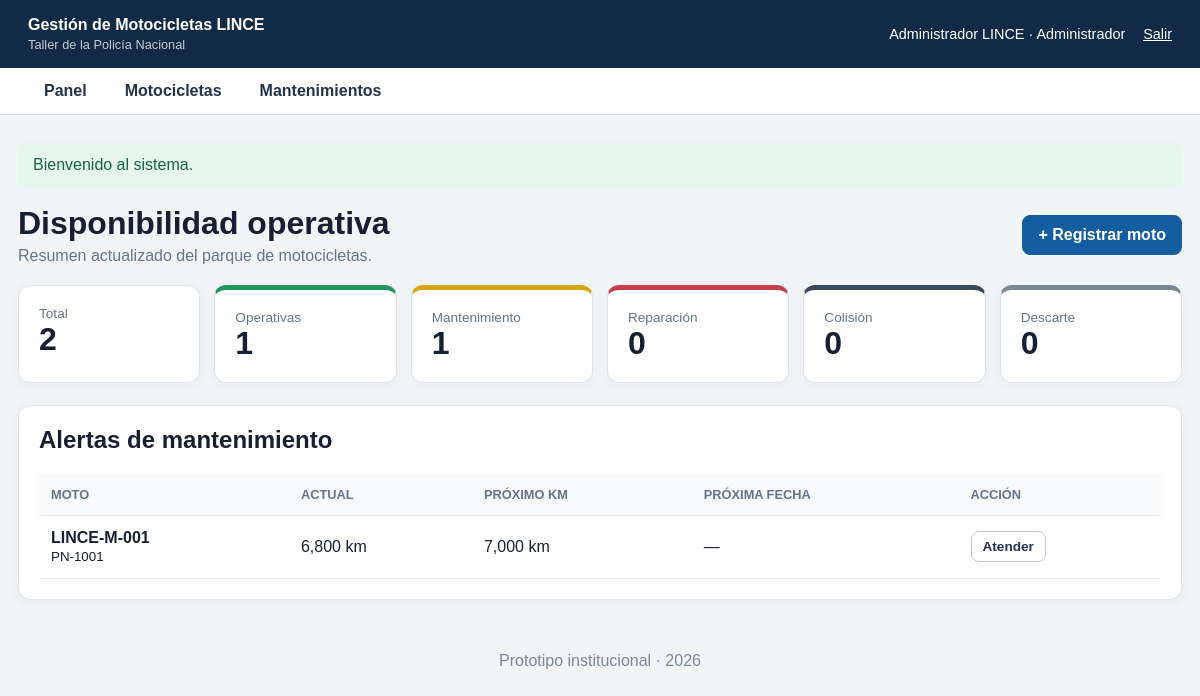
/dashboard (signed in), run on the app's committed database.
### tables this page shows
CREATE TABLE mantenimientos (
    id INT UNSIGNED AUTO_INCREMENT PRIMARY KEY,
    moto_id INT UNSIGNED NOT NULL,
    fecha DATE NOT NULL,
    kilometraje INT UNSIGNED NOT NULL,
    tipo ENUM('Preventivo','Correctivo','Reparación por daño','Colisión','Inspección') NOT NULL,
    diagnostico TEXT NULL,
    trabajos_realizados TEXT NULL,
    repuestos_utilizados TEXT NULL,
    responsable VARCHAR(150) NOT NULL,
    proximo_km INT UNSIGNED NULL,
    proxima_fecha DATE NULL,
    estado ENUM('En proceso','Finalizado','Pendiente de repuesto','Pendiente de presupuesto') NOT NULL DEFAULT 'En proceso',
    creado_por INT UNSIGNED NOT NULL,
    creado_en TIMESTAMP DEFAULT CURRENT_TIMESTAMP,
    CONSTRAINT fk_mantenimiento_moto FOREIGN KEY (moto_id) REFERENCES motocicletas(id) ON DELETE CASCADE,
    CONSTRAINT fk_mantenimiento_usuario FOREIGN KEY (creado_por) REFERENCES usuarios(id),
    INDEX idx_mantenimiento_fecha (fecha),
    INDEX idx_mantenimiento_proximo (proxima_fecha, proximo_km)
);

CREATE TABLE motocicletas (
    id INT UNSIGNED AUTO_INCREMENT PRIMARY KEY,
    codigo_qr VARCHAR(50) NOT NULL UNIQUE,
    marca VARCHAR(80) NOT NULL,
    modelo VARCHAR(80) NOT NULL,
    anio SMALLINT UNSIGNED NULL,
    placa VARCHAR(30) NOT NULL UNIQUE,
    numero_motor VARCHAR(100) NULL UNIQUE,
    numero_chasis VARCHAR(100) NULL UNIQUE,
    unidad_asignada VARCHAR(150) NOT NULL,
    foto VARCHAR(255) NULL,
    fecha_ingreso DATE NULL,
    kilometraje_actual INT UNSIGNED NOT NULL DEFAULT 0,
    tipo_mantenimiento ENUM('Por kilometraje','Por tiempo','Mixto') NOT NULL DEFAULT 'Mixto',
    estado ENUM('Operativa','En mantenimiento','Reparación','Colisión','Trámite de descarte','Fuera del sistema') NOT NULL DEFAULT 'Operativa',
    observaciones TEXT NULL,
    creado_en TIMESTAMP DEFAULT CURRENT_TIMESTAMP,
    actualizado_en TIMESTAMP DEFAULT CURRENT_TIMESTAMP ON UPDATE CURRENT_TIMESTAMP,
    INDEX idx_moto_estado (estado),
    INDEX idx_moto_unidad (unidad_asignada)
);

### app/core/Controller.php (called while the page is built, shortened)
<?php
abstract class Controller
{
    protected function view(string $view, array $data = []): void
    {
        extract($data, EXTR_SKIP);
        $viewFile = APP_PATH . '/views/' . $view . '.php';
        require APP_PATH . '/views/layouts/header.php';
        require $viewFile;
        require APP_PATH . '/views/layouts/footer.php';
    }
}

### app/controllers/DashboardController.php (called while the page is built, shortened)
<?php
final class DashboardController extends Controller
{
    public function index(): void
    {
        $motoModel = new Moto();
        $alerts = (new Mantenimiento())->upcomingAlerts();
        $this->view('dashboard/index', [
            'title' => 'Panel de mando',
            'total' => $motoModel->total(),
            'counts' => $motoModel->countsByStatus(),
            'alerts' => $alerts,
        ]);
    }
}

### index.php (called while the page is built, shortened)
<?php
require_once APP_PATH . '/core/helpers.php';
require_once APP_PATH . '/core/Database.php';
require_once APP_PATH . '/core/Controller.php';
spl_autoload_register(function (string $class): void {
    foreach ([APP_PATH . '/controllers/', APP_PATH . '/models/'] as $directory) {
        $file = $directory . $class . '.php';
        if (is_file($file)) {
            return;
        }
    }
});
$url = trim((string)($_GET['url'] ?? ''), '/');
$method = strtoupper($_SERVER['REQUEST_METHOD'] ?? 'GET');
$routes = [
    'GET' => [
        '' => [DashboardController::class, 'index'],
        'login' => [AuthController::class, 'showLogin'],
        'logout' => [AuthController::class, 'logout'],
        'dashboard' => [DashboardController::class, 'index'],
        'motos' => [MotosController::class, 'index'],
        'motos/crear' => [MotosController::class, 'create'],
        'motos/ver' => [MotosController::class, 'show'],
        'motos/editar' => [MotosController::class, 'edit'],
        'mantenimientos' => [MantenimientosController::class, 'index'],
        'mantenimientos/crear' => [MantenimientosController::class, 'create'],
    ],
    'POST' => [
        'login' => [AuthController::class, 'login'],
        'motos/guardar' => [MotosController::class, 'store'],
        'motos/actualizar' => [MotosController::class, 'update'],
        'motos/eliminar' => [MotosController::class, 'destroy'],
        'mantenimientos/guardar' => [MantenimientosController::class, 'store'],
    ],
];
$route = $routes[$method][$url] ?? null;
[$controllerClass, $action] = $route;
$controller = new $controllerClass();
$controller->$action();

### app/core/helpers.php (called while the page is built, shortened)
<?php
function base_url(string $path = ''): string
{
    $scriptDir = str_replace('\\', '/', dirname($_SERVER['SCRIPT_NAME'] ?? ''));
    $base = $scriptDir === '/' ? '' : rtrim($scriptDir, '/');
    return $base . ($path !== '' ? '/' . ltrim($path, '/') : '');
}
function e(?string $value): string
{
    return htmlspecialchars((string)$value, ENT_QUOTES, 'UTF-8');
}

### app/models/Moto.php (called while the page is built, shortened)
<?php
final class Moto
{
    public function countsByStatus(): array
    {
        $rows = Database::connection()->query('SELECT estado, COUNT(*) total FROM motocicletas GROUP BY estado')->fetchAll();
        $counts = [];
        foreach ($rows as $row) {
            $counts[$row['estado']] = (int)$row['total'];
        }
        return $counts;
    }
}

### app/core/Database.php (called while the page is built, shortened)
<?php
final class Database
{
    private static ?PDO $connection = null;
    public static function connection(): PDO
    {
        if (self::$connection === null) {
            $dsn = sprintf('mysql:host=%s;port=%s;dbname=%s;charset=utf8mb4', DB_HOST, DB_PORT, DB_NAME);
            self::$connection = new PDO($dsn, DB_USER, DB_PASS, [
                PDO::ATTR_ERRMODE => PDO::ERRMODE_EXCEPTION,
                PDO::ATTR_DEFAULT_FETCH_MODE => PDO::FETCH_ASSOC,
                PDO::ATTR_EMULATE_PREPARES => false,
            ]);
        }
        return self::$connection;
    }
}

### app/models/Mantenimiento.php (called while the page is built, shortened)
<?php
final class Mantenimiento
{
    public function upcomingAlerts(): array
    {
        $sql = "SELECT m.*, mo.codigo_qr, mo.kilometraje_actual, mo.placa
                FROM mantenimientos m
                INNER JOIN motocicletas mo ON mo.id = m.moto_id
                WHERE m.id IN (SELECT MAX(id) FROM mantenimientos GROUP BY moto_id)
                  AND (
                    (m.proximo_km IS NOT NULL AND mo.kilometraje_actual >= m.proximo_km - 200)
                    OR
                    (m.proxima_fecha IS NOT NULL AND m.proxima_fecha <= DATE_ADD(CURDATE(), INTERVAL 15 DAY))
                  )
                ORDER BY m.proxima_fecha ASC, m.proximo_km ASC";
        return Database::connection()->query($sql)->fetchAll();
    }
}

### app/views/dashboard/index.php (the view)
<div class="page-heading">
    <div>
        <h1>Disponibilidad operativa</h1>
        <p>Resumen actualizado del parque de motocicletas.</p>
    </div>
    <a class="btn btn-primary" href="<?= e(base_url('motos/crear')) ?>">+ Registrar moto</a>
</div>
<section class="cards">
    <article class="card"><span>Total</span><strong><?= (int)$total ?></strong></article>
    <article class="card success"><span>Operativas</span><strong><?= (int)($counts['Operativa'] ?? 0) ?></strong></article>
    <article class="card warning"><span>Mantenimiento</span><strong><?= (int)($counts['En mantenimiento'] ?? 0) ?></strong></article>
    <article class="card danger"><span>Reparación</span><strong><?= (int)($counts['Reparación'] ?? 0) ?></strong></article>
    <article class="card dark"><span>Colisión</span><strong><?= (int)($counts['Colisión'] ?? 0) ?></strong></article>
    <article class="card muted"><span>Descarte</span><strong><?= (int)($counts['Trámite de descarte'] ?? 0) ?></strong></article>
</section>
<section class="panel">
    <div class="panel-header"><h2>Alertas de mantenimiento</h2></div>
    <?php if (!$alerts): ?>
        <p class="empty">No existen alertas próximas.</p>
    <?php else: ?>
        <div class="table-wrap">
            <table>
                <thead><tr><th>Moto</th><th>Actual</th><th>Próximo km</th><th>Próxima fecha</th><th>Acción</th></tr></thead>
                <tbody>
                <?php foreach ($alerts as $alert): ?>
                    <tr>
                        <td><strong><?= e($alert['codigo_qr']) ?></strong><br><small><?= e($alert['placa']) ?></small></td>
                        <td><?= number_format((int)$alert['kilometraje_actual']) ?> km</td>
                        <td><?= $alert['proximo_km'] ? number_format((int)$alert['proximo_km']) . ' km' : '—' ?></td>
                        <td><?= e($alert['proxima_fecha'] ?: '—') ?></td>
                        <td><a class="btn btn-small" href="<?= e(base_url('mantenimientos/crear?moto_id=' . $alert['moto_id'])) ?>">Atender</a></td>
                    </tr>
                <?php endforeach; ?>
                </tbody>
            </table>
        </div>
    <?php endif; ?>
</section>

### public/assets/css/style.css (style rules this page uses)
:root { font-family:Arial,Helvetica,sans-serif;color:#172033;background:#f2f5f8 }
* { box-sizing:border-box }
body { margin:0 }
.page-heading { display:flex;justify-content:space-between;align-items:center;gap:18px;margin-bottom:20px }
.page-heading h1 { margin:0 0 5px }
.page-heading p { margin:0;color:#66758a }
.cards { display:grid;grid-template-columns:repeat(6,1fr);gap:14px;margin-bottom:22px }
.card,.panel { background:white;border:1px solid #dce3ea;border-radius:12px;padding:20px;box-shadow:0 3px 12px rgba(15,35,60,.04) }
.card span { display:block;color:#64748b;font-size:.85rem }
.card strong { font-size:2rem }
.card.success { border-top:5px solid #20965a }
.card.warning { border-top:5px solid #d7a416 }
.card.danger { border-top:5px solid #c83d4a }
.card.dark { border-top:5px solid #38485d }
.card.muted { border-top:5px solid #7c8795 }
.panel { margin-bottom:20px }
.panel-header { display:flex;justify-content:space-between;align-items:center }
.panel h2 { margin-top:0 }
.table-wrap { overflow:auto }
table { width:100%;border-collapse:collapse }
th,td { text-align:left;padding:13px 12px;border-bottom:1px solid #e4e9ef;vertical-align:middle }
th { font-size:.8rem;text-transform:uppercase;color:#64748b;background:#f8fafc }
.btn { display:inline-block;border:1px solid #bcc7d3;background:white;color:#21344b;padding:10px 15px;border-radius:8px;text-decoration:none;cursor:pointer;font-weight:700 }
.btn-primary { background:#145da0;border-color:#145da0;color:white }
.btn-small { padding:7px 11px;font-size:.85rem }

### data on the page
mantenimientos: moto.codigo_qr "LINCE-M-001", moto.placa "PN-1001", moto.kilometraje_actual "6,800", proximo_km "7,000", proxima_fecha "—"

### other printed values
APP_NAME "Gestión de Motocicletas LINCE"
Auth::user()['nombre'] "Administrador LINCE"
Auth::user()['rol'] "Administrador"
$message "Bienvenido al sistema."
$total "2"
$counts['Operativa'] "1"
$counts['En mantenimiento'] "1"
$counts['Reparación'] "0"
$counts['Colisión'] "0"
$counts['Trámite de descarte'] "0"
